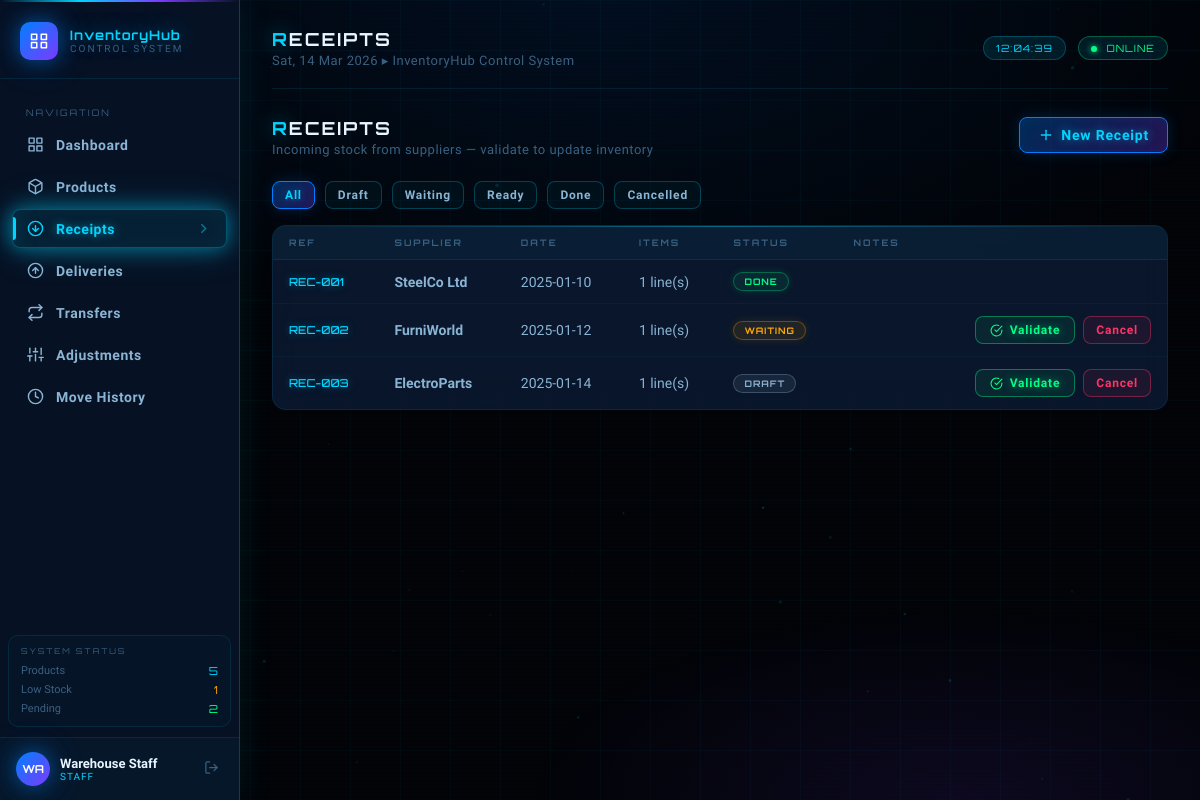
The app's page /pages/receipts.php (signed in) with its own data.
### tables this page shows
CREATE TABLE receipts (
    id           INT AUTO_INCREMENT PRIMARY KEY,
    ref_code     VARCHAR(20) NOT NULL UNIQUE,
    supplier     VARCHAR(150) NOT NULL,
    receipt_date DATE NOT NULL,
    status       ENUM('draft','waiting','ready','done','cancelled') DEFAULT 'draft',
    notes        TEXT,
    created_at   DATETIME DEFAULT CURRENT_TIMESTAMP
);

### pages/receipts.php (the view, shortened to what this page needs)
<?php
require_once __DIR__ . '/../includes/config.php';
$statusFilt = $_GET['status'] ?? '';
$where = $statusFilt ? "WHERE r.status = '" . $conn->real_escape_string($statusFilt) . "'" : '';
$receipts = $conn->query("
    SELECT r.*, COUNT(ri.id) AS item_count
    FROM receipts r
    LEFT JOIN receipt_items ri ON ri.receipt_id = r.id
    $where
    GROUP BY r.id ORDER BY r.created_at DESC
")->fetch_all(MYSQLI_ASSOC);
include __DIR__ . '/../includes/header.php';
?>
<div class="page-header" style="display:flex;align-items:flex-start;justify-content:space-between;margin-bottom:24px;gap:16px;">
  <div class="page-header-left"><div class="page-title"><span>R</span>eceipts</div><div class="page-subtitle">Incoming stock from suppliers — validate to update inventory</div></div>
  <button class="btn btn-primary" data-modal-open="receiptModal">
    <i data-feather="plus"></i> New Receipt
  </button>
</div>
<div class="filters-bar">
  <?php foreach (['', 'draft', 'waiting', 'ready', 'done', 'cancelled'] as $s): ?>
    <a href="?status=<?= $s ?>" class="btn btn-sm <?= ($statusFilt === $s) ? 'btn-primary' : 'btn-secondary' ?>">
      <?= $s === '' ? 'All' : ucfirst($s) ?>
    </a>
  <?php endforeach; ?>
</div>
<div class="glass-panel">
  <div class="table-wrap">
    <table>
      <thead>
        <tr><th>Ref</th><th>Supplier</th><th>Date</th><th>Items</th><th>Status</th><th>Notes</th><th></th></tr>
      </thead>
      <tbody>
        <?php foreach ($receipts as $r): ?>
        <tr>
          <td class="td-mono"><?= e($r['ref_code']) ?></td>
          <td style="font-weight:600;"><?= e($r['supplier']) ?></td>
          <td><?= e($r['receipt_date']) ?></td>
          <td><?= $r['item_count'] ?> line(s)</td>
          <td><?= badge($r['status']) ?></td>
          <td style="color:var(--slate-400);font-size:12px;"><?= e($r['notes']) ?></td>
          <td>
            <div class="flex gap-8" style="justify-content:flex-end;">
              <?php if ($r['status'] !== 'done' && $r['status'] !== 'cancelled'): ?>
              <form method="POST" style="display:inline;">
                <button type="submit" class="btn btn-success"
                  data-confirm="Validate receipt <?= e($r['ref_code']) ?>? Stock will increase.">
                  <i data-feather="check-circle" style="width:13px;height:13px;"></i> Validate
                </button>
              </form>
              <form method="POST" style="display:inline;">
                <button type="submit" class="btn btn-danger btn-sm"
                  data-confirm="Cancel receipt <?= e($r['ref_code']) ?>?">Cancel</button>
              </form>
              <?php endif; ?>
            </div>
          </td>
        </tr>
        <?php endforeach; ?>
      </tbody>
    </table>
  </div>
</div>
<?php
include __DIR__ . '/../includes/footer.php';
?>

### includes/config.php (shortened to what this page needs)
<?php
function e($s) { return htmlspecialchars($s ?? '', ENT_QUOTES, 'UTF-8'); }
function badge($status) {
    $map = [
        'draft'     => 'badge-draft',
        'waiting'   => 'badge-waiting',
        'ready'     => 'badge-ready',
        'done'      => 'badge-done',
        'cancelled' => 'badge-cancelled',
    ];
    $cls = $map[$status] ?? 'badge-draft';
    return '<span class="badge ' . $cls . '">' . e($status) . '</span>';
}

### records on screen
receipts: ref_code "REC-001", supplier "SteelCo Ltd", receipt_date "2025-01-10", item_count "1", status "DONE"
receipts: ref_code "REC-002", supplier "FurniWorld", receipt_date "2025-01-12", item_count "1", status "WAITING"
receipts: ref_code "REC-003", supplier "ElectroParts", receipt_date "2025-01-14", item_count "1", status "DRAFT"

### other values on screen
APP_NAME "InventoryHub"
$item['label'] "Dashboard"
$item['label'] "Products"
$item['label'] "Receipts"
$item['label'] "Deliveries"
$item['label'] "Transfers"
$item['label'] "Adjustments"
$item['label'] "Move History"
$totalProd "5"
$lowStock "1"
$pending "2"
substr($_SESSION['user_name'] ?? 'U', 0, 2) "WA"
$_SESSION['user_name'] "Warehouse Staff"
$_SESSION['user_role'] "STAFF"
substr($currentPage,0,1) "R"
